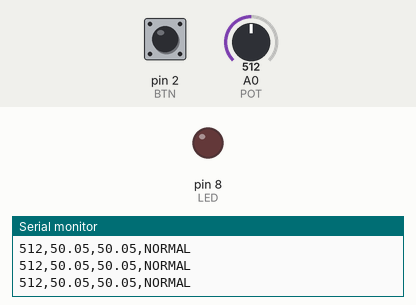
The sketch below on a simulated Arduino Uno, built with avr-gcc and run on an emulated ATmega328P. Shown: output pins drawn as LEDs (lit = HIGH), the last lines printed to the serial monitor. Inputs (shaded band) come from the test bench; at power-on: pin 2 (BTN) HIGH, A0 (POT) = 512.

Above: at 1.3 s.
1.4 s: pin 2 (BTN) pulled LOW for 0.6 s
At 1.9 s:
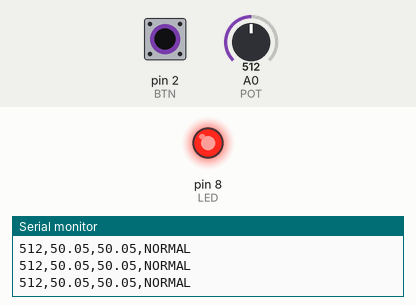
3.5 s: A0 (POT) set to 705
5.0 s: A0 (POT) set to 729
7.0 s: pin 2 (BTN) pulled LOW for 3.2 s
At 11.5 s:
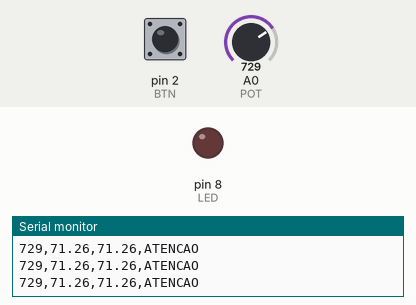
Timing chart, 0 to 13.0 s (numbered marks = the images above; inputs shaded):
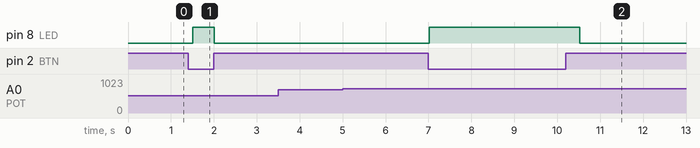

The sketch:

sketch.ino
```cpp
// Definições de pinos baseadas no diagrama
const int BTN = 2;       // Botão
const int DHTPIN = 4;    // DHT22 (mantido para expansões futuras)
const int LED = 8;       // LED de sinalização
const int POT = A0;      // Potenciômetro (Sinal SIG)

// Máquina de estados baseada no percentual (temperatura)
const char* estado(float pct) {
  // FALHA: Se pct < 0 ou pct > 100 (Sinal inválido)
  if (pct < 0 || pct > 100) return "FALHA";
  // PERIGO: Se pct >= 85
  if (pct >= 85) return "PERIGO";
  // ATENÇÃO: Se pct >= 70 e < 85
  if (pct >= 70) return "ATENCAO";
  // NORMAL: Se < 70
  return "NORMAL";
}

void setup() {
  // Configuração inicial das portas digitais
  pinMode(BTN, INPUT_PULLUP);
  pinMode(LED, OUTPUT);

  // Inicializa comunicação com Monitor Serial
  Serial.begin(9600);
}

void loop() {
  // 1. Aquisição Bruta do botão (1 = pressionado, 0 = liberado)
  bool ativo = digitalRead(BTN) == LOW;

  // Opcional: Acender o LED quando o botão estiver pressionado para validação visual
  digitalWrite(LED, ativo);

  // 2. Aquisição Bruta Analógica
  int bruto = analogRead(POT); // 0 a 1023

  // 3. Escalonamento Linear (Engenharia)
  float pct = 100.0 * bruto / 1023.0;

  // 4. Definição da grandeza física (Temperatura 0-100ºC)
  float temperatura = pct;

  // 5. Saída Formatada (CSV) para o Monitor Serial
  // Formato: bruto, percentual, temperatura, estado
  Serial.print(bruto);
  Serial.print(",");
  Serial.print(pct);
  Serial.print(",");
  Serial.print(temperatura);
  Serial.print(",");
  Serial.println(estado(pct));

  // Atraso para diminuir o flood no console e estabilizar as leituras
  delay(500);
}
```

Measured:
- after the input at 1.4 s, pin 8 (LED): LOW → HIGH after 0.10 s, → LOW 0.50 s later
- after the input at 7.0 s, pin 8 (LED): LOW → HIGH at once, → LOW 3.5 s later
